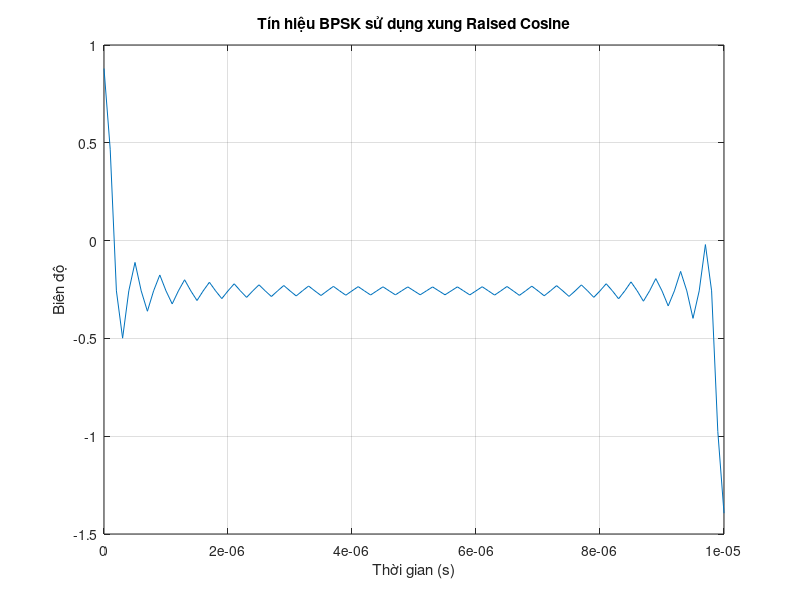
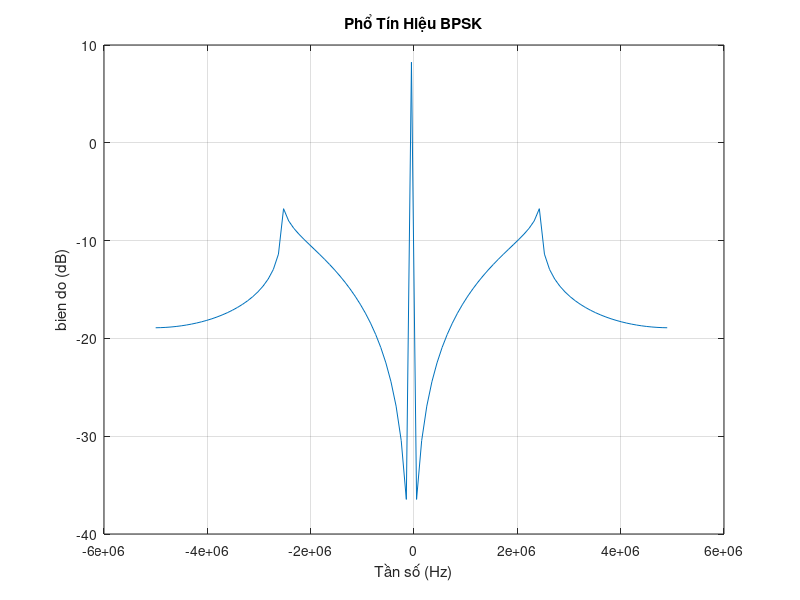

Here is the MATLAB script that generated these plots, in order:
% Độ dài chuỗi ký tự ngẫu nhiên
N = 100;

% Tốc độ truyền bit (bps)
bit_rate = 10e6;

% Thời gian mẫu hóa
T_s = 1/bit_rate;

% Thời gian truyền 1 bit
T_bit = N * T_s;

% Thời gian mẫu tín hiệu
t = 0:T_s:T_bit;

% Chuỗi ký tự ngẫu nhiên
data = randi([0,1],1,N);

% Biến đổi dữ liệu sang dạng -1 và 1 (BPSK)
data_bpsk = 2*data - 1;

% Hệ số của xung raised cosine
alpha = 0.5;

% Hàm xung raised cosine
pulse_shape = @(t) (1 - alpha + 4*alpha/pi) * sinc((1-alpha)*t/T_s) + alpha/sqrt(2) * ((1+2/pi)*sin(pi*t/T_s/(1-alpha)) + (1-2/pi)*cos(pi*t/T_s/(1-alpha)));

% Biểu diễn tín hiệu BPSK sử dụng xung raised cosine
s = zeros(size(t));
for i = 1:N
    s = s + data_bpsk(i) * pulse_shape(t-(i-1)*T_bit);
end

% Vẽ dạng sóng của tín hiệu
figure;
plot(t, s);
title('Tín hiệu BPSK sử dụng xung Raised Cosine');
xlabel('Thời gian (s)');
ylabel('Biên độ');
grid on;

% Tính và vẽ phổ tín hiệu
L = length(s);
f = bit_rate * (-L/2:L/2-1)/L;
S = fftshift(fft(s));
P = abs(S).^2/L;
figure;
plot(f,10*log10(P));
title('Phổ Tín Hiệu BPSK');
xlabel('Tần số (Hz)');
ylabel('bien do (dB)');
grid on;
